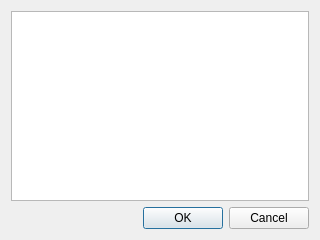
<?xml version="1.0" encoding="UTF-8"?>
<ui version="4.0">
 <class>StyleSheetDialog</class>
 <widget class="QDialog" name="StyleSheetDialog">
  <property name="geometry">
   <rect>
    <x>0</x>
    <y>0</y>
    <width>320</width>
    <height>240</height>
   </rect>
  </property>
  <property name="windowTitle">
   <string>Custom stylesheet</string>
  </property>
  <property name="windowIcon">
   <iconset resource="resources.qrc">
    <normaloff>:/icons/launcher_96</normaloff>:/icons/launcher_96</iconset>
  </property>
  <layout class="QVBoxLayout" name="verticalLayout">
   <item>
    <widget class="QPlainTextEdit" name="editor"/>
   </item>
   <item>
    <widget class="QDialogButtonBox" name="buttonBox">
     <property name="orientation">
      <enum>Qt::Horizontal</enum>
     </property>
     <property name="standardButtons">
      <set>QDialogButtonBox::Cancel|QDialogButtonBox::Ok</set>
     </property>
    </widget>
   </item>
  </layout>
 </widget>
 <resources>
  <include location="resources.qrc"/>
 </resources>
 <connections>
  <connection>
   <sender>buttonBox</sender>
   <signal>accepted()</signal>
   <receiver>StyleSheetDialog</receiver>
   <slot>accept()</slot>
   <hints>
    <hint type="sourcelabel">
     <x>248</x>
     <y>254</y>
    </hint>
    <hint type="destinationlabel">
     <x>157</x>
     <y>274</y>
    </hint>
   </hints>
  </connection>
  <connection>
   <sender>buttonBox</sender>
   <signal>rejected()</signal>
   <receiver>StyleSheetDialog</receiver>
   <slot>reject()</slot>
   <hints>
    <hint type="sourcelabel">
     <x>316</x>
     <y>260</y>
    </hint>
    <hint type="destinationlabel">
     <x>286</x>
     <y>274</y>
    </hint>
   </hints>
  </connection>
 </connections>
</ui>
